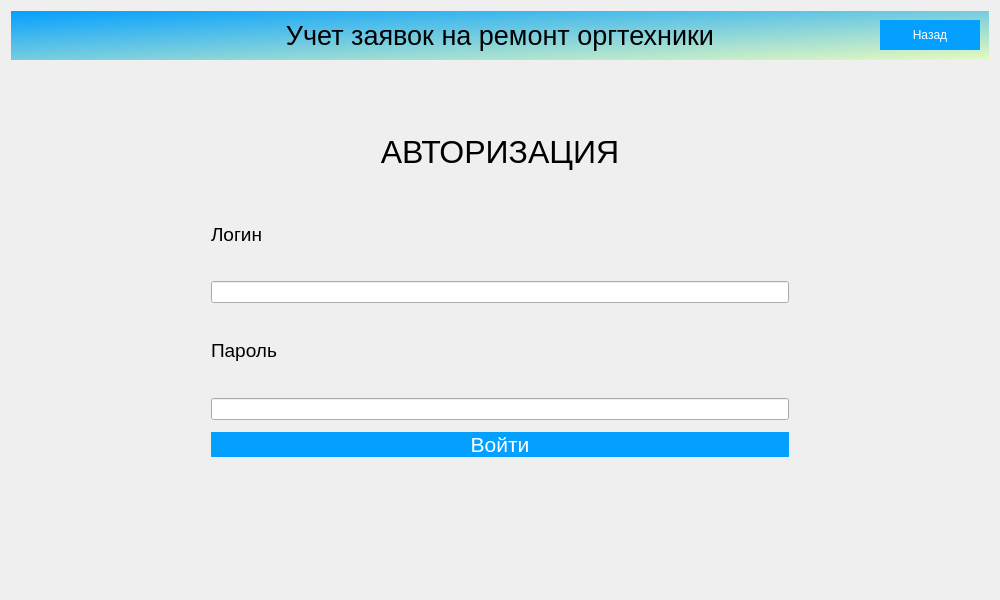
<?xml version="1.0" encoding="UTF-8"?>
<ui version="4.0">
 <class>Dialog</class>
 <widget class="QDialog" name="Dialog">
  <property name="geometry">
   <rect>
    <x>0</x>
    <y>0</y>
    <width>1000</width>
    <height>600</height>
   </rect>
  </property>
  <property name="minimumSize">
   <size>
    <width>1000</width>
    <height>600</height>
   </size>
  </property>
  <property name="windowTitle">
   <string>Учет заявок на ремонт оргтехники</string>
  </property>
  <property name="windowIcon">
   <iconset theme="accessories-dictionary">
    <selectedon>../../../../../logo.png</selectedon>
   </iconset>
  </property>
  <property name="toolTipDuration">
   <number>0</number>
  </property>
  <property name="styleSheet">
   <string notr="true">QPushButton {
background-color: rgb(4, 160, 255);
color: rgb(255, 255, 255);
border: 0px;
}
QWidget
{font: &quot;Comic Sans MS&quot;;}
</string>
  </property>
  <property name="sizeGripEnabled">
   <bool>false</bool>
  </property>
  <layout class="QVBoxLayout" name="verticalLayout_2">
   <item>
    <widget class="QWidget" name="widget" native="true">
     <property name="styleSheet">
      <string notr="true">QWidget#widget{
background-color: qlineargradient(spread:pad, x1:0, y1:0, x2:1, y2:1, stop:0 rgba(4, 160, 255, 255), stop:1 rgba(231, 250, 191, 255));}

</string>
     </property>
     <layout class="QGridLayout" name="gridLayout">
      <item row="0" column="0">
       <widget class="QLabel" name="label">
        <property name="maximumSize">
         <size>
          <width>100</width>
          <height>100</height>
         </size>
        </property>
        <property name="text">
         <string/>
        </property>
        <property name="textFormat">
         <enum>Qt::AutoText</enum>
        </property>
        <property name="pixmap">
         <pixmap>../media/logo.png</pixmap>
        </property>
        <property name="scaledContents">
         <bool>true</bool>
        </property>
       </widget>
      </item>
      <item row="0" column="1">
       <widget class="QLabel" name="label_2">
        <property name="font">
         <font>
          <pointsize>20</pointsize>
          <italic>false</italic>
          <bold>false</bold>
         </font>
        </property>
        <property name="text">
         <string>Учет заявок на ремонт оргтехники</string>
        </property>
        <property name="alignment">
         <set>Qt::AlignCenter</set>
        </property>
       </widget>
      </item>
      <item row="0" column="2">
       <widget class="QPushButton" name="back">
        <property name="minimumSize">
         <size>
          <width>2</width>
          <height>0</height>
         </size>
        </property>
        <property name="maximumSize">
         <size>
          <width>100</width>
          <height>30</height>
         </size>
        </property>
        <property name="text">
         <string>Назад</string>
        </property>
       </widget>
      </item>
     </layout>
    </widget>
   </item>
   <item>
    <widget class="QStackedWidget" name="stackedWidget">
     <property name="layoutDirection">
      <enum>Qt::LeftToRight</enum>
     </property>
     <property name="autoFillBackground">
      <bool>false</bool>
     </property>
     <property name="styleSheet">
      <string notr="true"/>
     </property>
     <property name="currentIndex">
      <number>0</number>
     </property>
     <widget class="QWidget" name="Avtorisation">
      <property name="layoutDirection">
       <enum>Qt::LeftToRight</enum>
      </property>
      <layout class="QGridLayout" name="gridLayout_2">
       <property name="leftMargin">
        <number>200</number>
       </property>
       <property name="topMargin">
        <number>50</number>
       </property>
       <property name="rightMargin">
        <number>200</number>
       </property>
       <property name="bottomMargin">
        <number>50</number>
       </property>
       <item row="0" column="0">
        <layout class="QVBoxLayout" name="verticalLayout">
         <property name="spacing">
          <number>12</number>
         </property>
         <item>
          <widget class="QLabel" name="label_3">
           <property name="font">
            <font>
             <pointsize>24</pointsize>
             <italic>false</italic>
             <bold>false</bold>
            </font>
           </property>
           <property name="text">
            <string>АВТОРИЗАЦИЯ</string>
           </property>
           <property name="scaledContents">
            <bool>false</bool>
           </property>
           <property name="alignment">
            <set>Qt::AlignCenter</set>
           </property>
          </widget>
         </item>
         <item>
          <widget class="QLabel" name="label_4">
           <property name="font">
            <font>
             <pointsize>14</pointsize>
             <italic>false</italic>
             <bold>false</bold>
            </font>
           </property>
           <property name="layoutDirection">
            <enum>Qt::LeftToRight</enum>
           </property>
           <property name="autoFillBackground">
            <bool>false</bool>
           </property>
           <property name="text">
            <string>Логин</string>
           </property>
           <property name="alignment">
            <set>Qt::AlignLeading|Qt::AlignLeft|Qt::AlignVCenter</set>
           </property>
          </widget>
         </item>
         <item>
          <widget class="QLineEdit" name="LoginField"/>
         </item>
         <item>
          <widget class="QLabel" name="label_5">
           <property name="font">
            <font>
             <pointsize>14</pointsize>
             <italic>false</italic>
             <bold>false</bold>
            </font>
           </property>
           <property name="text">
            <string>Пароль</string>
           </property>
           <property name="alignment">
            <set>Qt::AlignLeading|Qt::AlignLeft|Qt::AlignVCenter</set>
           </property>
          </widget>
         </item>
         <item>
          <widget class="QLineEdit" name="PasswordField"/>
         </item>
         <item>
          <widget class="QPushButton" name="SignInButton">
           <property name="font">
            <font>
             <pointsize>16</pointsize>
             <italic>false</italic>
             <bold>false</bold>
            </font>
           </property>
           <property name="styleSheet">
            <string notr="true"/>
           </property>
           <property name="text">
            <string>Войти</string>
           </property>
          </widget>
         </item>
         <item>
          <widget class="QLabel" name="ErrorField">
           <property name="font">
            <font>
             <pointsize>14</pointsize>
             <italic>false</italic>
             <bold>false</bold>
            </font>
           </property>
           <property name="styleSheet">
            <string notr="true">color: rgb(255, 0, 0);</string>
           </property>
           <property name="text">
            <string/>
           </property>
           <property name="alignment">
            <set>Qt::AlignCenter</set>
           </property>
          </widget>
         </item>
        </layout>
       </item>
      </layout>
     </widget>
     <widget class="QWidget" name="Zakazchik">
      <widget class="QLabel" name="label_6">
       <property name="geometry">
        <rect>
         <x>490</x>
         <y>190</y>
         <width>66</width>
         <height>18</height>
        </rect>
       </property>
       <property name="text">
        <string>Заказчик</string>
       </property>
      </widget>
     </widget>
     <widget class="QWidget" name="Master">
      <widget class="QLabel" name="label_7">
       <property name="geometry">
        <rect>
         <x>360</x>
         <y>240</y>
         <width>66</width>
         <height>18</height>
        </rect>
       </property>
       <property name="text">
        <string>Master</string>
       </property>
      </widget>
     </widget>
     <widget class="QWidget" name="Operator">
      <widget class="QLabel" name="label_8">
       <property name="geometry">
        <rect>
         <x>380</x>
         <y>270</y>
         <width>66</width>
         <height>18</height>
        </rect>
       </property>
       <property name="text">
        <string>Operator</string>
       </property>
      </widget>
     </widget>
     <widget class="QWidget" name="Manager">
      <widget class="QLabel" name="label_9">
       <property name="geometry">
        <rect>
         <x>410</x>
         <y>280</y>
         <width>66</width>
         <height>18</height>
        </rect>
       </property>
       <property name="text">
        <string>Manager</string>
       </property>
      </widget>
     </widget>
    </widget>
   </item>
  </layout>
 </widget>
 <resources/>
 <connections/>
</ui>
